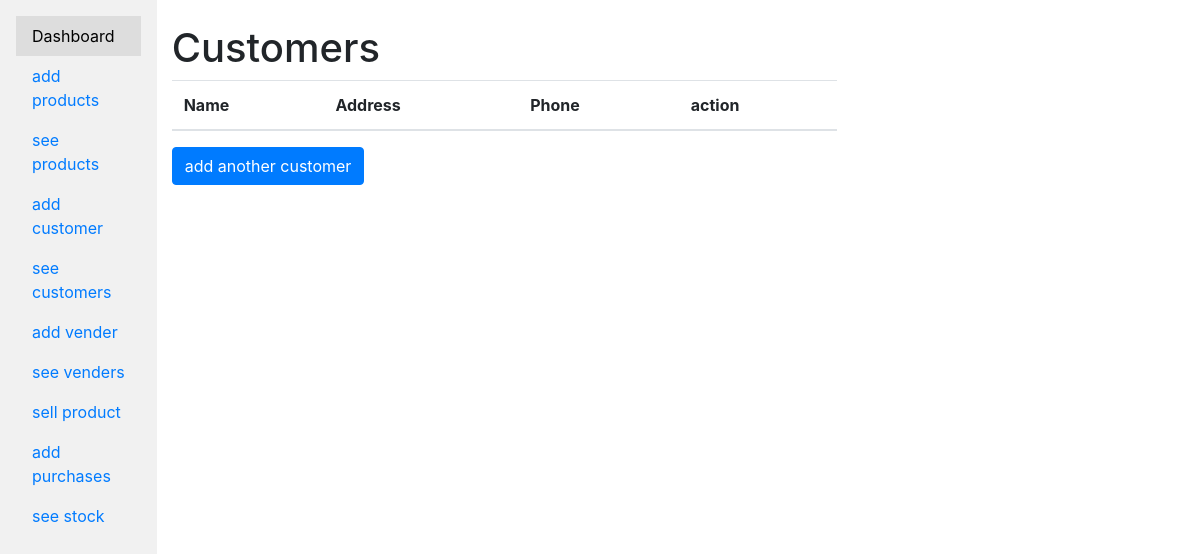
The page /customers/ (signed in) on the database as committed earlier.
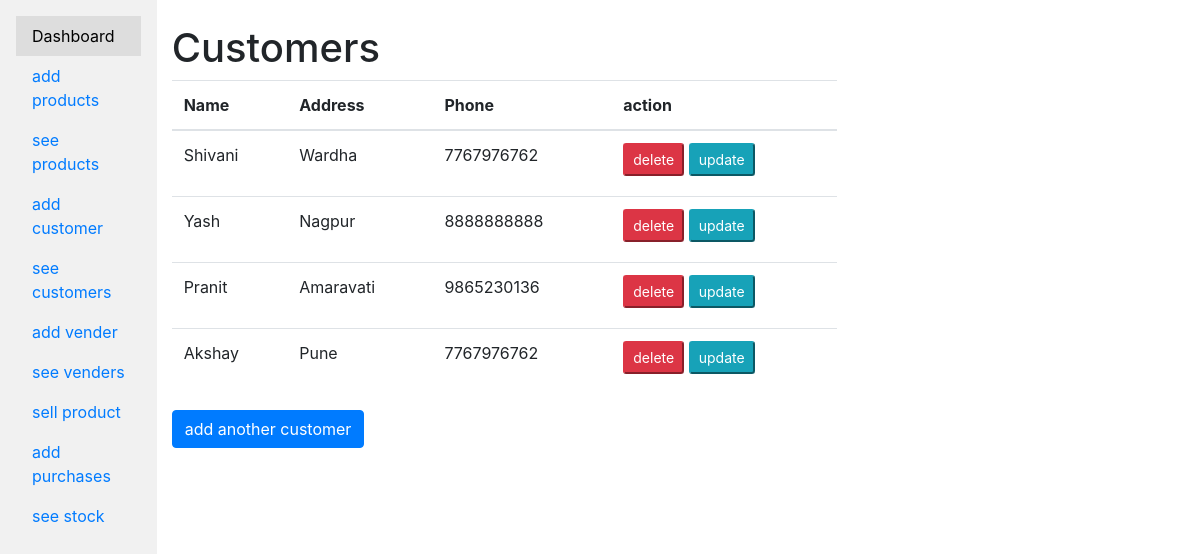
The same page on the database as committed later.
### app/models.py (models this page shows, shortened)
class Customer(models.Model):
    name = models.CharField(max_length=100,null=True)
    email = models.EmailField(null=True)
    phone_number = models.CharField(max_length=10,null=True)
    address = models.CharField(max_length=200,null=True)

### app/views.py (the view)
# urls.py: path('customers/', customers, name='customers'),
@login_required
def customers(request):
    customers = Customer.objects.all()
    return render(request, 'customers.html', {'customers': customers})

### app/templates/customers.html
{% extends 'base.html' %}
{% block content %}
<div class="row">
    <div class="col-md-8">
        <h1>Customers</h1>
        <table class="table">
            <thead>
                <tr>
                    <th>Name</th>
                    <th>Address</th>
                    <th>Phone</th>
                    <th>action</th>
                </tr>
            </thead>
            <tbody>
                {% for customer in customers %}
                    <tr>
                        <td>{{ customer.name }}</td>
                        <td>{{ customer.address }}</td>
                        <td>{{ customer.phone_number }}</td>
                        <td>
                            <a href="{% url 'delete_customer' customer.id %}" ><button class="btn-danger btn-sm mb-2">delete</button></a>
                            <a href="{% url 'update_customer' customer.id %}"><button class="btn-info btn-sm mb-2">update</button></a>
                        </td>
                    </tr>
                {% endfor %}
            </tbody>
        </table>
        <a href="/customer/add/">
            <button class="btn btn-primary">add another customer</button>
        </a>
    </div>
</div>
{% endblock content %}

### app/templates/base.html (shortened to what this page needs)
<!DOCTYPE html>
<html>
<head>
    <link rel="stylesheet" href="https://stackpath.bootstrapcdn.com/bootstrap/4.5.2/css/bootstrap.min.css">
</head>
<body>
    <div class="d-flex">
        <div class="sidebar flex-column p-3">
            <ul class="nav flex-column">
                <li class="nav-item">
                    <a class="nav-link active" href="/">Dashboard</a>
                </li>
                <li class="nav-item">
                    <a class="nav-link" href="/products/add"> add products</a>
                </li>
                <li class="nav-item">
                    <a class="nav-link" href="/products/">see products</a>
                </li>
                <li class="nav-item">
                    <a class="nav-link" href="/customer/add/">add customer</a>
                </li>
                <li class="nav-item">
                    <a class="nav-link" href="/customers/">see customers</a>
                </li>
                <li class="nav-item">
                    <a class="nav-link" href="/vender/add">add vender</a>
                </li>
                <li class="nav-item">
                    <a class="nav-link" href="/vender/">see venders</a>
                </li>
                <li class="nav-item">
                    <a class="nav-link" href="/carts/add/">sell product</a>
                </li>
                <li class="nav-item">
                    <a class="nav-link" href="/purchases/add/">add purchases </a>
                </li>
                <li class="nav-item">
                    <a class="nav-link" href="/stock/">see stock</a>
                </li>
            </ul>
        </div>
        <div class="container py-4">
            {% block content %}
            {% endblock %}
        </div>
    </div>
</body>
</html>

### app/templates/base.html (style rules this page uses)
.sidebar { background-color: #f1f1f1; height: 100vh; }
.sidebar .nav-link.active { background-color: #ddd; color: #000; }

Rows that differ between the two databases and show on the page:
added Customer: name "Shivani", address "Wardha", phone_number "7767976762"
added Customer: name "Yash", address "Nagpur", phone_number "8888888888"
added Customer: name "Pranit", address "Amaravati", phone_number "9865230136"
added Customer: name "Akshay", address "Pune", phone_number "7767976762"
